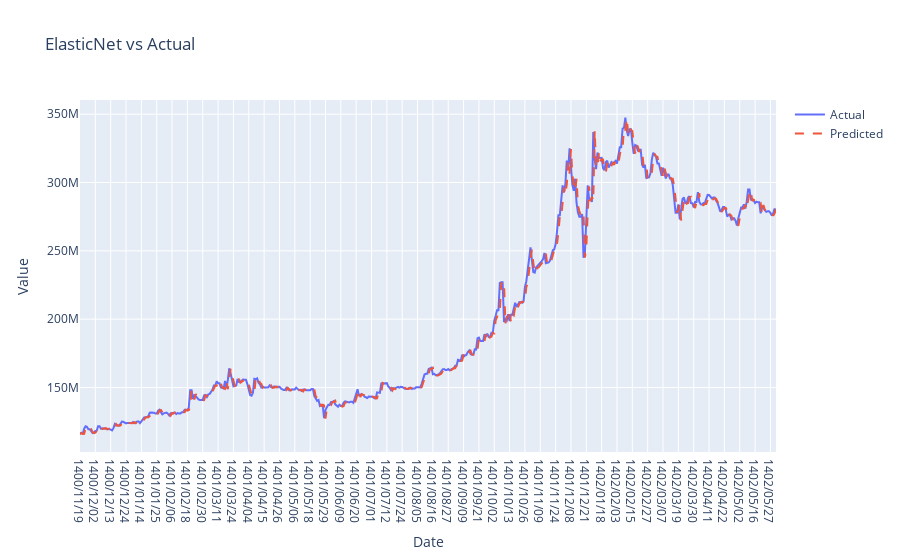

Notebook code cell kept with this figure:
### Code cell
# Calculate accuracy metrics
mae = mean_absolute_error(val_y, val_predictions)
mse = mean_squared_error(val_y, val_predictions)
rmse = np.sqrt(mse)
r2 = r2_score(val_y, val_predictions)

print("Best alpha:", best_alpha)
print("Best l1_ratio:", best_l1_ratio)
print("Best max_iter:", best_max_iter)
print("Mean Absolute Error (MAE):", mae)
print("Mean Squared Error (MSE):", mse)
print("Root Mean Squared Error (RMSE):", rmse)
print("R-squared (R2):", r2)

# Plot the predictions against the actual values
fig = go.Figure()
fig.add_trace(go.Scatter(x=Added_data.index[1200:1700], y=val_y, mode='lines', name='Actual'))
fig.add_trace(go.Scatter(x=Added_data.index[1200:1700], y=val_predictions, mode='lines', name='Predicted', line=dict(dash='dash')))
fig.update_layout(title='ElasticNet vs Actual', xaxis_title='Date', yaxis_title='Value', hovermode='x')
fig.show()

plt.figure(figsize=(10, 6))
plt.plot(Added_data.index[1200:1700], val_y, label='Actual')
plt.plot(Added_data.index[1200:1700], val_predictions, linestyle='--', label='Predicted')
plt.title('ElasticNet vs Actual')
plt.xlabel('Date')
plt.ylabel('Value')
plt.legend()
plt.show()

### Figure 1 — Plotly figure (JSON) as saved in the notebook; plotly's stock layout.template omitted (floating-point values rounded to 4 significant figures; data arrays with more than 128 entries replaced by an {"elided": "..."} marker saying what was removed)
{"data": [{"mode": "lines", "name": "Actual", "type": "scatter", "x": {"elided": "500 str values"}, "y": {"elided": "500 int values"}}, {"line": {"dash": "dash"}, "mode": "lines", "name": "Predicted", "type": "scatter", "x": {"elided": "500 str values"}, "y": {"elided": "500 float values"}}], "layout": {"hovermode": "x", "title": {"text": "ElasticNet vs Actual"}, "xaxis": {"title": {"text": "Date"}}, "yaxis": {"title": {"text": "Value"}}}}
